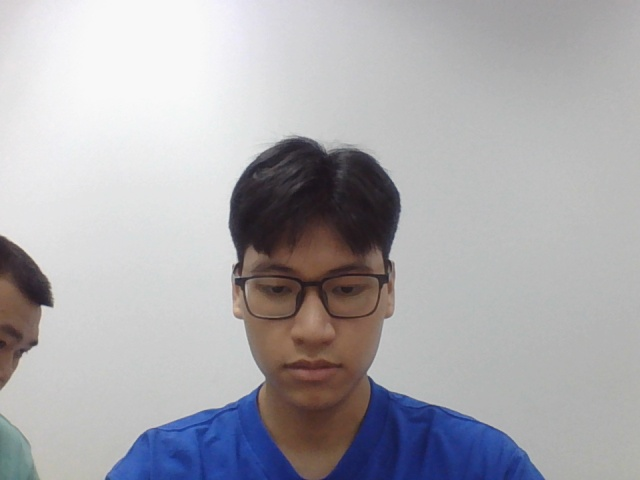
#> input picture Source/Data/DataSets/SplitData/test/Abnormal/image_10.jpg, 640 x 480 px, found by its file name; its folder holds only this picture in this run
$ python ProcessingData.py   (older library calls are emulated)
#> lines starting #> are read from the running program, lines starting #| are printed output that depends on the picture
import os
from PIL import Image
import numpy as np

# Define the path to your dataset folder
p="train"
dataset_folder = fr"DataSets\SplitData\{p}"

# Initialize empty lists to store images and labels
images = []
labels = []

# Define a dictionary to map class names to numerical labels
class_to_label = {"Abnormal": 0, "Normal": 1}

# Define the target image size
target_size = (224, 224)

# Iterate through each subfolder in the dataset folder
for class_name in class_to_label.keys():
    class_folder = os.path.join(dataset_folder, class_name)

    # Iterate through each image file in the class folder
    for image_file in os.listdir(class_folder):
        if image_file.endswith(".jpg"):
            image_path = os.path.join(class_folder, image_file)

            # Load the image using PIL
            image = Image.open(image_path)
#> image is the input picture: PIL image 640x480 RGB; mean R, G, B 171.7, 170.6, 175.1

            # Resize the image to the target size
            image = image.resize(target_size, Image.ANTIALIAS)
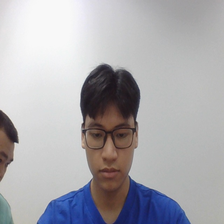
#> image: PIL image 224x224 RGB; mean R, G, B 171.7, 170.6, 175.1

            # Convert the image to a NumPy array
            image = np.array(image)
            image = np.transpose(image, (2, 0, 1))

            # Append the image and its corresponding label to the lists
            images.append(image)
            labels.append(class_to_label[class_name])
#> pass 2 of the loop `for class_name in class_to_label.keys():`:
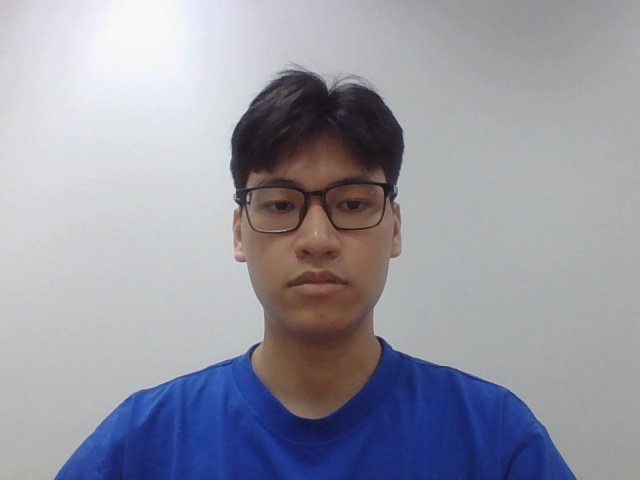
#> input picture Source/Data/DataSets/SplitData/test/Normal/image_0.jpg, 640 x 480 px, found by its file name
#> image is the input picture: PIL image 640x480 RGB; mean R, G, B 151.8, 152.2, 164.2
#> `image = image.resize(target_size, Image.ANTIALIAS)`:
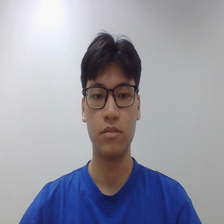
#> image: PIL image 224x224 RGB; mean R, G, B 151.8, 152.2, 164.2

# Convert the lists to NumPy arrays
images = np.array(images,dtype=np.float32)
labels = np.array(labels,dtype=np.float32)

# Save the NumPy arrays to a file
np.savez("Data_"+p+".npz", images=images, labels=labels)
